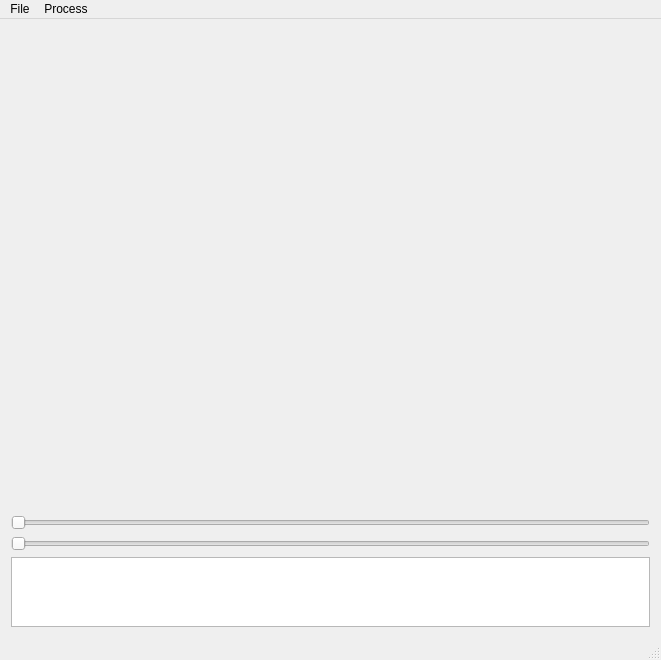
<?xml version="1.0" encoding="UTF-8"?>
<ui version="4.0">
 <class>MainWindow</class>
 <widget class="QMainWindow" name="MainWindow">
  <property name="enabled">
   <bool>true</bool>
  </property>
  <property name="geometry">
   <rect>
    <x>0</x>
    <y>0</y>
    <width>661</width>
    <height>660</height>
   </rect>
  </property>
  <property name="minimumSize">
   <size>
    <width>340</width>
    <height>300</height>
   </size>
  </property>
  <property name="windowTitle">
   <string>MainWindow</string>
  </property>
  <property name="iconSize">
   <size>
    <width>25</width>
    <height>25</height>
   </size>
  </property>
  <widget class="QWidget" name="centralWidget">
   <property name="sizePolicy">
    <sizepolicy hsizetype="Preferred" vsizetype="Preferred">
     <horstretch>8</horstretch>
     <verstretch>6</verstretch>
    </sizepolicy>
   </property>
   <property name="minimumSize">
    <size>
     <width>320</width>
     <height>240</height>
    </size>
   </property>
   <property name="sizeIncrement">
    <size>
     <width>8</width>
     <height>6</height>
    </size>
   </property>
   <layout class="QGridLayout" name="gridLayout">
    <item row="3" column="0">
     <widget class="QTextEdit" name="textEdit">
      <property name="sizePolicy">
       <sizepolicy hsizetype="Expanding" vsizetype="Expanding">
        <horstretch>9</horstretch>
        <verstretch>1</verstretch>
       </sizepolicy>
      </property>
      <property name="font">
       <font>
        <family>Courier New</family>
        <pointsize>12</pointsize>
       </font>
      </property>
      <property name="readOnly">
       <bool>true</bool>
      </property>
     </widget>
    </item>
    <item row="0" column="0">
     <widget class="QWidget" name="imageWidget" native="true">
      <property name="enabled">
       <bool>true</bool>
      </property>
      <property name="sizePolicy">
       <sizepolicy hsizetype="Preferred" vsizetype="Preferred">
        <horstretch>13</horstretch>
        <verstretch>10</verstretch>
       </sizepolicy>
      </property>
     </widget>
    </item>
    <item row="2" column="0">
     <widget class="QSlider" name="imageSlider">
      <property name="orientation">
       <enum>Qt::Horizontal</enum>
      </property>
     </widget>
    </item>
    <item row="1" column="0">
     <widget class="QSlider" name="opacitySlider">
      <property name="orientation">
       <enum>Qt::Horizontal</enum>
      </property>
     </widget>
    </item>
   </layout>
  </widget>
  <widget class="QMenuBar" name="menuBar">
   <property name="geometry">
    <rect>
     <x>0</x>
     <y>0</y>
     <width>661</width>
     <height>21</height>
    </rect>
   </property>
   <widget class="QMenu" name="menuFile">
    <property name="title">
     <string>File</string>
    </property>
    <addaction name="separator"/>
    <addaction name="actionAdd_Images_Folder"/>
    <addaction name="actionOpen_Volume_Data"/>
    <addaction name="actionOpen_Volume"/>
    <addaction name="actionQuit"/>
   </widget>
   <widget class="QMenu" name="menuProcess">
    <property name="title">
     <string>Process</string>
    </property>
    <addaction name="actionCrop_Images"/>
    <addaction name="actionUS_Probe_Calibration"/>
    <addaction name="actionVolume_Reconstruction"/>
   </widget>
   <addaction name="menuFile"/>
   <addaction name="menuProcess"/>
  </widget>
  <widget class="QStatusBar" name="statusBar"/>
  <action name="actionAdd_Images_Folder">
   <property name="text">
    <string>Open Image(s)</string>
   </property>
   <property name="toolTip">
    <string>Open Image or images</string>
   </property>
  </action>
  <action name="actionQuit">
   <property name="text">
    <string>Quit</string>
   </property>
  </action>
  <action name="actionUS_Probe_Calibration">
   <property name="text">
    <string>US Probe Calibration</string>
   </property>
  </action>
  <action name="actionOpen_Volume_Data">
   <property name="text">
    <string>Open Volume Data</string>
   </property>
  </action>
  <action name="actionVolume_Reconstruction">
   <property name="text">
    <string>Volume Reconstruction</string>
   </property>
  </action>
  <action name="actionOpen_Volume">
   <property name="text">
    <string>Open Volume</string>
   </property>
  </action>
  <action name="actionCrop_Images">
   <property name="text">
    <string>Crop Images</string>
   </property>
  </action>
 </widget>
 <layoutdefault spacing="6" margin="11"/>
 <resources/>
 <connections>
  <connection>
   <sender>actionQuit</sender>
   <signal>triggered()</signal>
   <receiver>MainWindow</receiver>
   <slot>close()</slot>
   <hints>
    <hint type="sourcelabel">
     <x>-1</x>
     <y>-1</y>
    </hint>
    <hint type="destinationlabel">
     <x>329</x>
     <y>244</y>
    </hint>
   </hints>
  </connection>
  <connection>
   <sender>actionAdd_Images_Folder</sender>
   <signal>triggered()</signal>
   <receiver>MainWindow</receiver>
   <slot>addImages()</slot>
   <hints>
    <hint type="sourcelabel">
     <x>-1</x>
     <y>-1</y>
    </hint>
    <hint type="destinationlabel">
     <x>329</x>
     <y>244</y>
    </hint>
   </hints>
  </connection>
  <connection>
   <sender>actionUS_Probe_Calibration</sender>
   <signal>triggered()</signal>
   <receiver>MainWindow</receiver>
   <slot>probeCalibration()</slot>
   <hints>
    <hint type="sourcelabel">
     <x>-1</x>
     <y>-1</y>
    </hint>
    <hint type="destinationlabel">
     <x>330</x>
     <y>311</y>
    </hint>
   </hints>
  </connection>
  <connection>
   <sender>imageSlider</sender>
   <signal>valueChanged(int)</signal>
   <receiver>MainWindow</receiver>
   <slot>displaySelectedImage(int)</slot>
   <hints>
    <hint type="sourcelabel">
     <x>249</x>
     <y>553</y>
    </hint>
    <hint type="destinationlabel">
     <x>127</x>
     <y>509</y>
    </hint>
   </hints>
  </connection>
  <connection>
   <sender>actionOpen_Volume_Data</sender>
   <signal>triggered()</signal>
   <receiver>MainWindow</receiver>
   <slot>openVolumeData()</slot>
   <hints>
    <hint type="sourcelabel">
     <x>-1</x>
     <y>-1</y>
    </hint>
    <hint type="destinationlabel">
     <x>330</x>
     <y>329</y>
    </hint>
   </hints>
  </connection>
  <connection>
   <sender>actionVolume_Reconstruction</sender>
   <signal>triggered()</signal>
   <receiver>MainWindow</receiver>
   <slot>volumeReconstruction()</slot>
   <hints>
    <hint type="sourcelabel">
     <x>-1</x>
     <y>-1</y>
    </hint>
    <hint type="destinationlabel">
     <x>330</x>
     <y>329</y>
    </hint>
   </hints>
  </connection>
  <connection>
   <sender>actionOpen_Volume</sender>
   <signal>triggered()</signal>
   <receiver>MainWindow</receiver>
   <slot>openVolume()</slot>
   <hints>
    <hint type="sourcelabel">
     <x>-1</x>
     <y>-1</y>
    </hint>
    <hint type="destinationlabel">
     <x>330</x>
     <y>329</y>
    </hint>
   </hints>
  </connection>
  <connection>
   <sender>opacitySlider</sender>
   <signal>valueChanged(int)</signal>
   <receiver>MainWindow</receiver>
   <slot>setSelectedOpacity(int)</slot>
   <hints>
    <hint type="sourcelabel">
     <x>104</x>
     <y>523</y>
    </hint>
    <hint type="destinationlabel">
     <x>4</x>
     <y>551</y>
    </hint>
   </hints>
  </connection>
  <connection>
   <sender>actionCrop_Images</sender>
   <signal>triggered()</signal>
   <receiver>MainWindow</receiver>
   <slot>cropImages()</slot>
   <hints>
    <hint type="sourcelabel">
     <x>-1</x>
     <y>-1</y>
    </hint>
    <hint type="destinationlabel">
     <x>330</x>
     <y>329</y>
    </hint>
   </hints>
  </connection>
 </connections>
 <slots>
  <slot>addImages()</slot>
  <slot>addMasks()</slot>
  <slot>probeCalibration()</slot>
  <slot>displaySelectedImage(int)</slot>
  <slot>openVolumeData()</slot>
  <slot>volumeReconstruction()</slot>
  <slot>openVolume()</slot>
  <slot>setSelectedOpacity(int)</slot>
  <slot>cropImages()</slot>
 </slots>
</ui>
